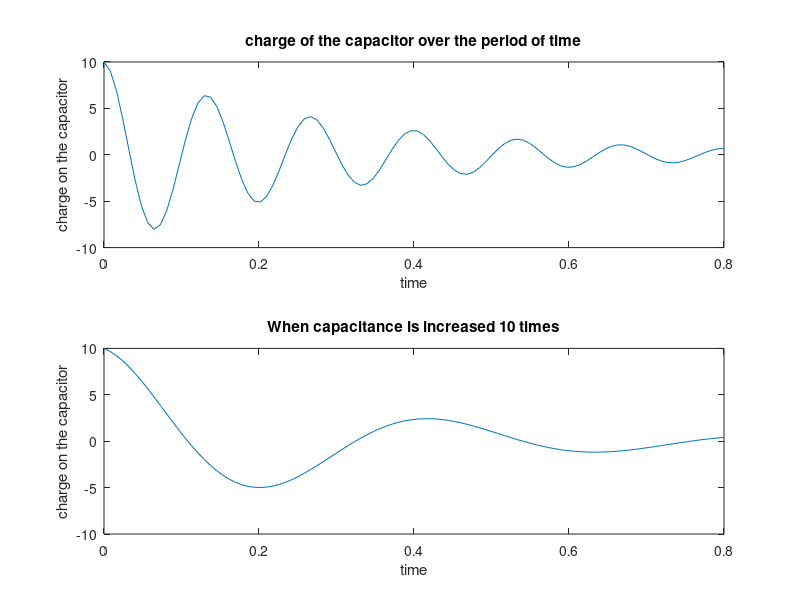
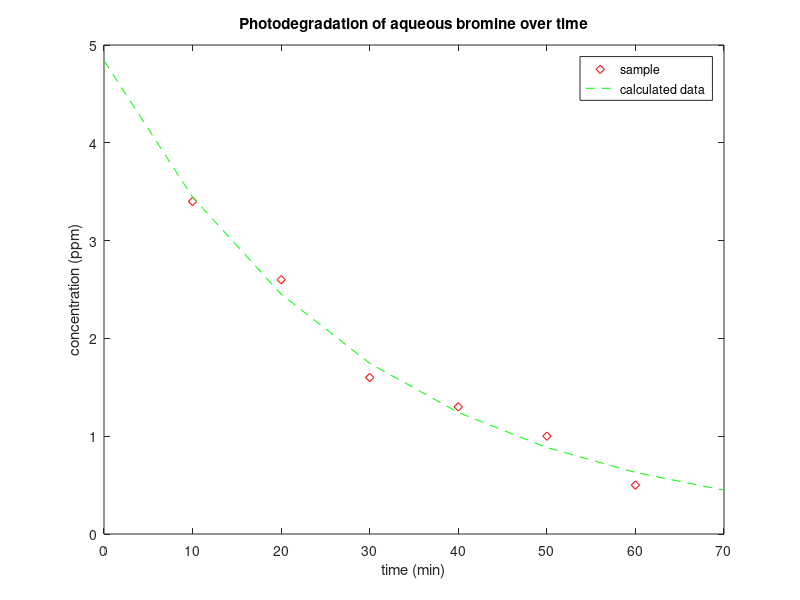

The MATLAB script that drew these images, in order:
%% Harvinder Singh Virk
% Mech-105
% Homework-2

%% Problem 1
clear
clc

%Part 1:
q0 = 10; % Given value of intial charge.
R = 60; % given resistnace of the circuit.
L = 9; % given inductance of the circuit.
C = 0.00005; % given capacitance.
t = linspace(0,0.8,100)  % time range between 0 to 0.5. There 100 is the number of points.
q = q0*exp(-R*t/(2*L)).*cos(sqrt((1/(L*C))-(R/(2*L)).^(2)).*(t)) % Given Forumla to calculate the charge on the capcitor.
subplot(2,1,1) % creating the subplot with normal capacitance.
plot(t,q) % plotting the graph of time vs the charge on the capcitor.
xlabel('time') % labelling the x-axis.
ylabel('charge on the capacitor')% labelling the y-axis.
title('charge of the capacitor over the period of time') % Giving title to the graph.

%Part 2:
C = 0.0005; % given capacitance.
q = q0*exp(-R*t/(2*L)).*cos(sqrt((1/(L*C))-(R/(2*L)).^(2)).*(t))
subplot(2,1,2) % creating the subplot with 10 times greater capacitance.
plot(t,q) % plotting the graph with new capacitance.
xlabel('time')
ylabel('charge on the capacitor')
title('When capacitance is increased 10 times')

%Part 3:
%{
 The frequency will lower down when capacitance is increased. The frequency is determined by the square root term in the equation. As the value of square root term decreased the frequency decreased.    
%}

%% Problem 2
clear
clc

t1 = [10 20 30 40 50 60]; % Data sample from the problem.
c = [3.4 2.6 1.6 1.3 1.0 0.5]; % sample data given in the problem.
t = linspace(0,70,8); % Generate 8 points between 0 and 70.
C = 4.84*exp(-0.034*t)
figure 
plot(t1,c,'rdiamond',t,C,'g--') % plotting both the graphs. Using red color and diamond shape for sample and green color and dashed lines for the calculated data.
title('Photodegradation of aqueous bromine over time')
xlabel('time (min)') % labelling x-axis as time.
ylabel('concentration (ppm)') % labelling y-axis as the concentration (ppm) given in data table.
legend('sample','calculated data') % creating the legend to recognize different plots.

